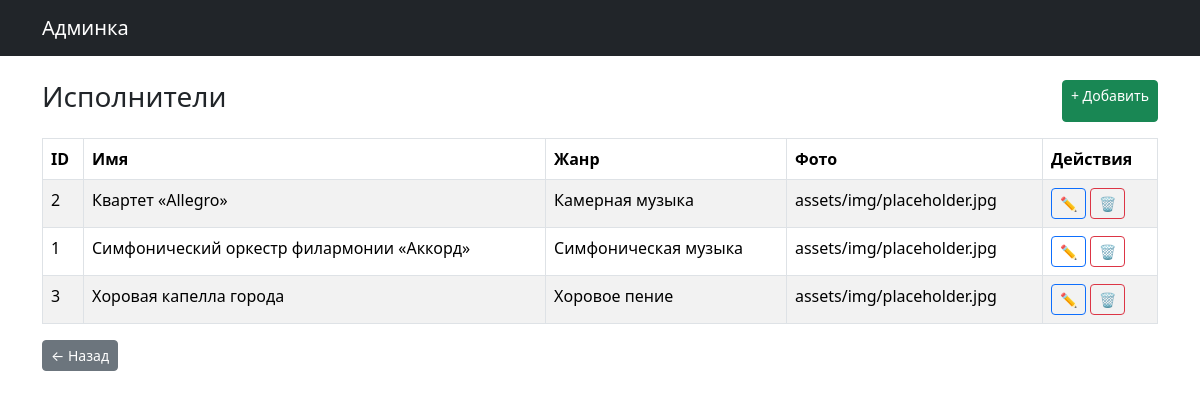
/admin/performers_list.php (signed in), run on the app's committed database.
### tables this page shows
CREATE TABLE IF NOT EXISTS performers (
  id INT AUTO_INCREMENT PRIMARY KEY,
  name VARCHAR(255) NOT NULL,
  genre VARCHAR(255) DEFAULT NULL,
  bio TEXT,
  photo VARCHAR(255) DEFAULT 'assets/img/placeholder.jpg'
);

### admin/performers_list.php (the view, shortened to what this page needs)
<?php
require_once __DIR__.'/../config.php';
$perfs=$pdo->query("SELECT * FROM performers ORDER BY name")->fetchAll();
?>
<!doctype html><html lang="ru"><head><meta charset="utf-8"><title>Исполнители</title>
<link href="https://cdn.jsdelivr.net/npm/bootstrap@5.3.3/dist/css/bootstrap.min.css" rel="stylesheet"></head><body>
<nav class="navbar navbar-dark bg-dark mb-4"><div class="container"><a class="navbar-brand" href="/philharmonia/admin/dashboard.php">Админка</a></div></nav>
<div class="container">
  <div class="d-flex justify-content-between mb-3">
    <h1 class="h3">Исполнители</h1>
    <a href="/philharmonia/admin/performer_edit.php" class="btn btn-success btn-sm">+ Добавить</a>
  </div>
  <table class="table table-striped table-bordered">
    <thead><tr><th>ID</th><th>Имя</th><th>Жанр</th><th>Фото</th><th>Действия</th></tr></thead>
    <tbody>
      <?php foreach($perfs as $p): ?>
      <tr>
        <td><?= $p['id'] ?></td>
        <td><?= htmlspecialchars($p['name']) ?></td>
        <td><?= htmlspecialchars($p['genre']) ?></td>
        <td><?= htmlspecialchars($p['photo']) ?></td>
        <td>
          <a href="/philharmonia/admin/performer_edit.php?id=<?= $p['id'] ?>" class="btn btn-sm btn-outline-primary">✏️</a>
          <a onclick="return confirm('Удалить?')" href="/philharmonia/admin/performer_delete.php?id=<?= $p['id'] ?>" class="btn btn-sm btn-outline-danger">🗑</a>
        </td>
      </tr>
      <?php endforeach; ?>
    </tbody>
  </table>
  <a href="/philharmonia/admin/dashboard.php" class="btn btn-secondary btn-sm">← Назад</a>
</div>
</body></html>

### data on the page
performers: id "2", name "Квартет «Allegro»", genre "Камерная музыка", photo "assets/img/placeholder.jpg"
performers: id "1", name "Симфонический оркестр филармонии «Аккорд»", genre "Симфоническая музыка", photo "assets/img/placeholder.jpg"
performers: id "3", name "Хоровая капелла города", genre "Хоровое пение", photo "assets/img/placeholder.jpg"
